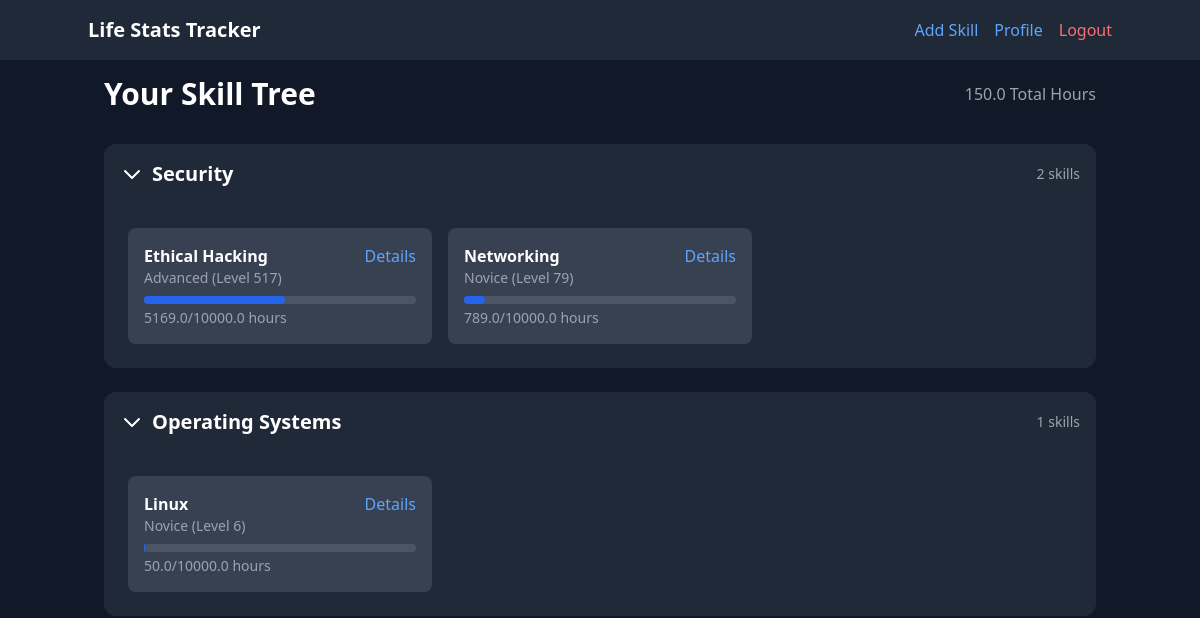
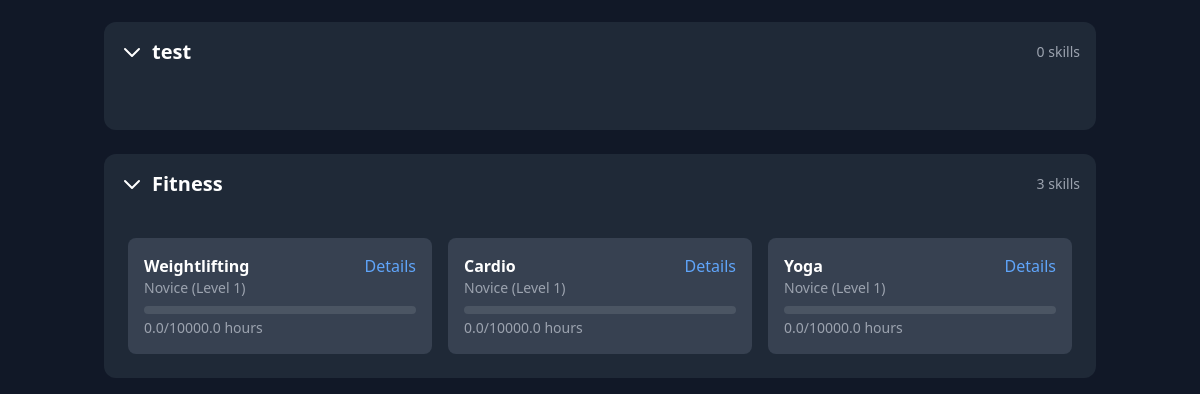
Page / (signed in) on the earlier database version (2 pictures, top to bottom).
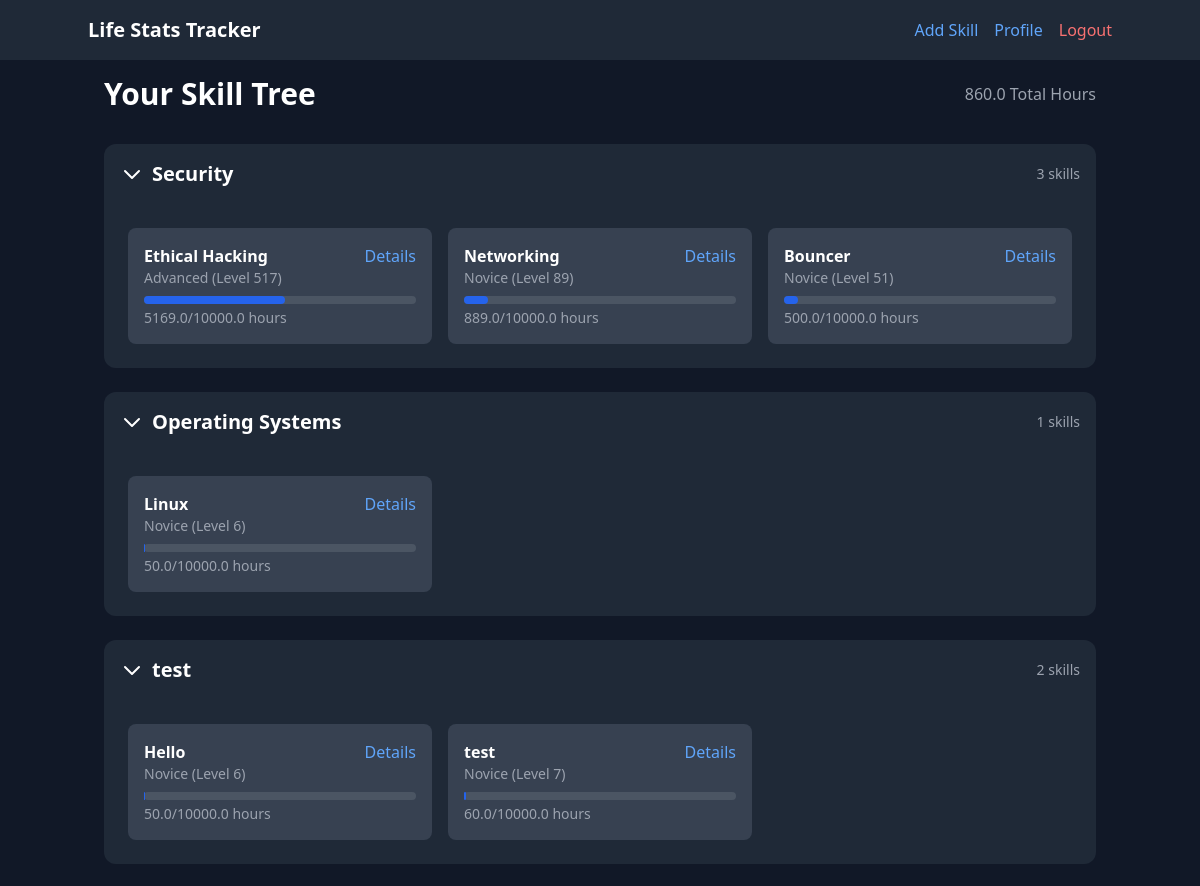
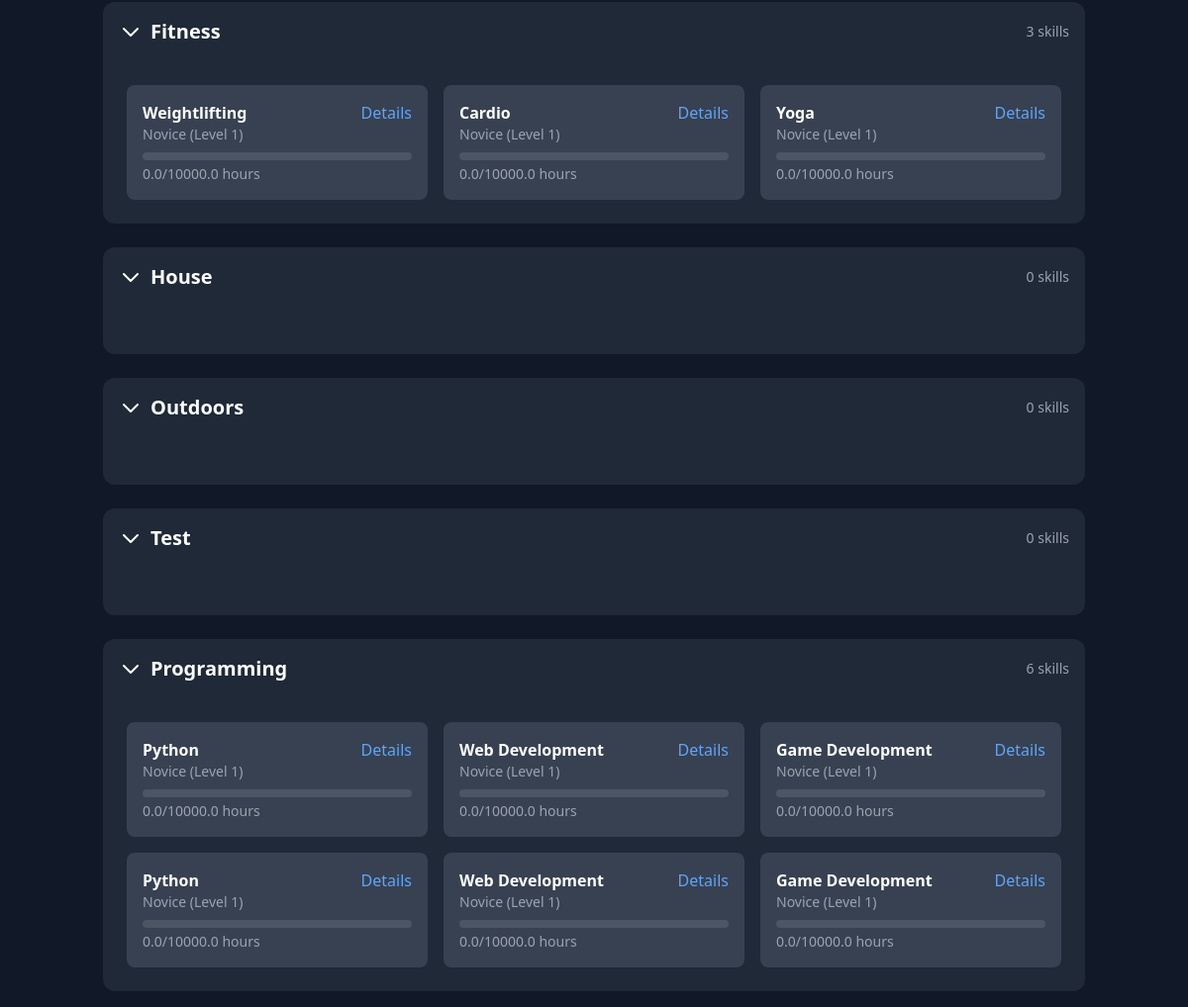
Same page on the later database version (2 pictures, top to bottom).
### app/models/user.py (models this page shows, shortened)
class User(UserMixin, db.Model):
    __tablename__ = 'user'
    id = db.Column(db.Integer, primary_key=True)
    username = db.Column(db.String(80), unique=True, nullable=False)
    email = db.Column(db.String(120), unique=True, nullable=False)
    password_hash = db.Column(db.String(128))
    created_at = db.Column(db.DateTime, default=datetime.utcnow)
    categories = db.relationship('Category', backref='user', lazy=True)
    total_hours = db.Column(db.Float, default=0.0)
    level = db.Column(db.Integer, default=1)
    xp = db.Column(db.Integer, default=0)

### app/models/category.py (models this page shows, shortened)
class Category(db.Model):
    __tablename__ = 'category'
    id = db.Column(db.Integer, primary_key=True)
    name = db.Column(db.String(80), nullable=False)
    description = db.Column(db.Text)
    created_at = db.Column(db.DateTime, default=datetime.utcnow)
    user_id = db.Column(db.Integer, db.ForeignKey('user.id'), nullable=False)
    parent_id = db.Column(db.Integer, db.ForeignKey('category.id'))
    skills = db.relationship('Skill', backref='category', lazy=True)
    subcategories = db.relationship('Category',
                                  backref=db.backref('parent', remote_side=[id]),
                                  lazy=True)
    total_hours = db.Column(db.Float, default=0.0)
    mastery_percentage = db.Column(db.Float, default=0.0)

### app/models/skill.py (models this page shows, shortened)
class Skill(db.Model):
    __tablename__ = 'skill'
    id = db.Column(db.Integer, primary_key=True)
    name = db.Column(db.String(80), nullable=False)
    description = db.Column(db.Text)
    created_at = db.Column(db.DateTime, default=datetime.utcnow)
    category_id = db.Column(db.Integer, db.ForeignKey('category.id'), nullable=False)
    total_hours = db.Column(db.Float, default=0.0)
    mastery_percentage = db.Column(db.Float, default=0.0)
    level = db.Column(db.Integer, default=1)
    target_hours = db.Column(db.Float, default=10000.0)  # Default to 10,000 hour rule
    level_threshold = db.Column(db.Float, default=10.0)  # Hours needed per level
    journal_entries = db.relationship('JournalEntry', backref='skill', lazy=True)
    def get_level_name(self):
        if self.mastery_percentage < 10:
            return "Novice"
        elif self.mastery_percentage < 25:
            return "Apprentice"
        elif self.mastery_percentage < 50:
            return "Intermediate"
        elif self.mastery_percentage < 75:
            return "Advanced"
        elif self.mastery_percentage < 100:
            return "Expert"
        else:
            return "Master"

### app/routes/main.py (the view)
@bp.route('/')
def index():
    if not current_user.is_authenticated:
        return render_template('landing.html')
    categories = Category.query.filter_by(user_id=current_user.id).all()
    return render_template('index.html', categories=categories)

### app/__init__.py (called while the page is built)
def create_app(config_class=Config):
    instance_path = os.path.join(os.getcwd(), 'instance')
    app = Flask(__name__, instance_path=instance_path, instance_relative_config=True)
    app.config.from_object(config_class)
    os.makedirs(app.instance_path, exist_ok=True)
    print(f"Instance path: {app.instance_path}")
    db.init_app(app)
    login_manager.init_app(app)
    migrate.init_app(app, db)
    csrf.init_app(app)
    from .models import User, Category, Skill, JournalEntry
    @login_manager.user_loader
    def load_user(user_id):
        return User.query.get(int(user_id))
    from app.routes import auth, skills, main
    app.register_blueprint(auth.bp)
    app.register_blueprint(skills.bp)
    app.register_blueprint(main.bp)
    return app

### app/templates/index.html (shortened to what this page needs)
{% extends "base.html" %}
{% block content %}
<div class="space-y-8">
    <div class="flex justify-between items-center">
        <h1 class="text-3xl font-bold">Your Skill Tree</h1>
        <div class="text-right">
            <p class="text-gray-400">{{ current_user.total_hours }} Total Hours</p>
        </div>
    </div>
    <div class="space-y-6">
        {% for category in categories %}
        <div class="category-container">
            <div class="bg-gray-800 p-4 rounded-t-xl flex items-center justify-between cursor-pointer category-header" data-category-id="{{ category.id }}">
                <div class="flex items-center">
                    <svg class="category-icon w-6 h-6 mr-2 transition-transform transform" xmlns="http://www.w3.org/2000/svg" fill="none" viewBox="0 0 24 24" stroke="currentColor">
                        <path stroke-linecap="round" stroke-linejoin="round" stroke-width="2" d="M19 9l-7 7-7-7" />
                    </svg>
                    <h2 class="text-xl font-bold">{{ category.name }}</h2>
                </div>
                <span class="text-sm text-gray-400">{{ category.skills|length }} skills</span>
            </div>
            <div class="category-content bg-gray-800 rounded-b-xl">
                <div class="grid md:grid-cols-2 lg:grid-cols-3 gap-4 p-6">
                    {% for skill in category.skills %}
                    <div class="bg-gray-700 p-4 rounded-lg">
                        <div class="flex justify-between items-start">
                            <div>
                                <h3 class="font-semibold">{{ skill.name }}</h3>
                                <p class="text-sm text-gray-400">{{ skill.get_level_name() }} (Level {{ skill.level }})</p>
                            </div>
                            <a href="{{ url_for('main.skill_detail', skill_id=skill.id) }}" class="text-blue-400 hover:text-blue-300">
                                Details
                            </a>
                        </div>
                        <div class="mt-2">
                            <div class="w-full bg-gray-600 rounded-full h-2">
                                <div class="bg-blue-600 h-2 rounded-full" style="width: {{ skill.mastery_percentage }}%"></div>
                            </div>
                            <p class="text-sm text-gray-400 mt-1">{{ skill.total_hours }}/{{ skill.target_hours }} hours</p>
                        </div>
                    </div>
                    {% endfor %}
                </div>
            </div>
        </div>
        {% endfor %}
    </div>
</div>
{% endblock %}

### app/templates/base.html (shortened to what this page needs)
<!DOCTYPE html>
<html lang="en">
<head>
    <link href="https://cdn.jsdelivr.net/npm/tailwindcss@2.2.19/dist/tailwind.min.css" rel="stylesheet">
</head>
<body class="bg-gray-900 text-white min-h-screen">
    {% if current_user.is_authenticated %}
    <nav class="bg-gray-800 p-4">
        <div class="container mx-auto flex justify-between items-center">
            <a href="{{ url_for('main.index') }}" class="text-xl font-bold">Life Stats Tracker</a>
            <div class="flex items-center space-x-4">
                <a href="{{ url_for('skills.add_skill') }}" class="text-blue-400 hover:text-blue-300">Add Skill</a>
                <a href="{{ url_for('main.profile') }}" class="text-blue-400 hover:text-blue-300">Profile</a>
                <a href="{{ url_for('auth.logout') }}" class="text-red-400 hover:text-red-300">Logout</a>
            </div>
        </div>
    </nav>
    {% endif %}
    <main class="container mx-auto p-4">
        {% block content %}{% endblock %}
    </main>
</body>
</html>

Differences in the rows shown:
changed User: total_hours "150.0" → "860.0"
changed Category "Security": skills|length "2" → "3"
changed Skill "Networking": level "79" → "89"; mastery_percentage 7.89 → 8.89 (drawn); total_hours "789.0" → "889.0"
added Skill: name "Bouncer", get_level_name "Novice", level "51", total_hours "500.0", target_hours "10000.0", shown under Category "Security"
changed Category "test": skills|length "0" → "2"
added Skill: name "Hello", get_level_name "Novice", level "6", total_hours "50.0", target_hours "10000.0", shown under Category "test"
added Skill: name "test", get_level_name "Novice", level "7", total_hours "60.0", target_hours "10000.0", shown under Category "test"
added Category: name "House", skills|length "0"
added Category: name "Outdoors", skills|length "0"
added Category: name "Test", skills|length "0"
added Category: name "Programming", skills|length "6"
added Skill: name "Python", get_level_name "Novice", level "1", total_hours "0.0", target_hours "10000.0", shown under "Programming"
added Skill: name "Web Development", get_level_name "Novice", level "1", total_hours "0.0", target_hours "10000.0", shown under "Programming"
added Skill: name "Game Development", get_level_name "Novice", level "1", total_hours "0.0", target_hours "10000.0", shown under "Programming"
added Skill: name "Python", get_level_name "Novice", level "1", total_hours "0.0", target_hours "10000.0", shown under "Programming"
added Skill: name "Web Development", get_level_name "Novice", level "1", total_hours "0.0", target_hours "10000.0", shown under "Programming"
added Skill: name "Game Development", get_level_name "Novice", level "1", total_hours "0.0", target_hours "10000.0", shown under "Programming"
